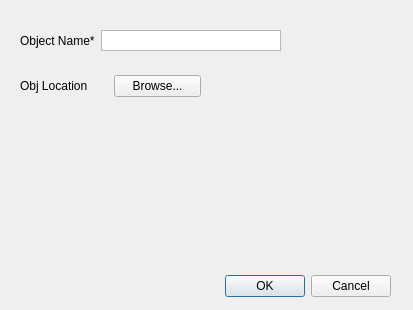
<?xml version="1.0" encoding="UTF-8"?>
<ui version="4.0">
 <class>Dialog</class>
 <widget class="QDialog" name="Dialog">
  <property name="geometry">
   <rect>
    <x>0</x>
    <y>0</y>
    <width>413</width>
    <height>310</height>
   </rect>
  </property>
  <property name="windowTitle">
   <string>Dialog</string>
  </property>
  <widget class="QDialogButtonBox" name="buttonBox">
   <property name="geometry">
    <rect>
     <x>110</x>
     <y>270</y>
     <width>281</width>
     <height>32</height>
    </rect>
   </property>
   <property name="orientation">
    <enum>Qt::Horizontal</enum>
   </property>
   <property name="standardButtons">
    <set>QDialogButtonBox::Cancel|QDialogButtonBox::Ok</set>
   </property>
  </widget>
  <widget class="QWidget" name="layoutWidget">
   <property name="geometry">
    <rect>
     <x>20</x>
     <y>30</y>
     <width>261</width>
     <height>21</height>
    </rect>
   </property>
   <layout class="QHBoxLayout" name="horizontalLayout">
    <item>
     <widget class="QLabel" name="objectNameLabel">
      <property name="text">
       <string>Object Name*</string>
      </property>
     </widget>
    </item>
    <item>
     <widget class="QPlainTextEdit" name="objectNameText">
      <property name="verticalScrollBarPolicy">
       <enum>Qt::ScrollBarAlwaysOff</enum>
      </property>
      <property name="horizontalScrollBarPolicy">
       <enum>Qt::ScrollBarAlwaysOff</enum>
      </property>
      <property name="plainText">
       <string/>
      </property>
     </widget>
    </item>
   </layout>
  </widget>
  <widget class="QWidget" name="">
   <property name="geometry">
    <rect>
     <x>20</x>
     <y>70</y>
     <width>181</width>
     <height>32</height>
    </rect>
   </property>
   <layout class="QHBoxLayout" name="horizontalLayout_2">
    <item>
     <widget class="QLabel" name="objLocationLabel">
      <property name="text">
       <string>Obj Location</string>
      </property>
     </widget>
    </item>
    <item>
     <widget class="QPushButton" name="objLocationButton">
      <property name="text">
       <string>Browse...</string>
      </property>
     </widget>
    </item>
   </layout>
  </widget>
 </widget>
 <resources/>
 <connections>
  <connection>
   <sender>buttonBox</sender>
   <signal>accepted()</signal>
   <receiver>Dialog</receiver>
   <slot>accept()</slot>
   <hints>
    <hint type="sourcelabel">
     <x>248</x>
     <y>254</y>
    </hint>
    <hint type="destinationlabel">
     <x>157</x>
     <y>274</y>
    </hint>
   </hints>
  </connection>
  <connection>
   <sender>buttonBox</sender>
   <signal>rejected()</signal>
   <receiver>Dialog</receiver>
   <slot>reject()</slot>
   <hints>
    <hint type="sourcelabel">
     <x>316</x>
     <y>260</y>
    </hint>
    <hint type="destinationlabel">
     <x>286</x>
     <y>274</y>
    </hint>
   </hints>
  </connection>
 </connections>
</ui>
